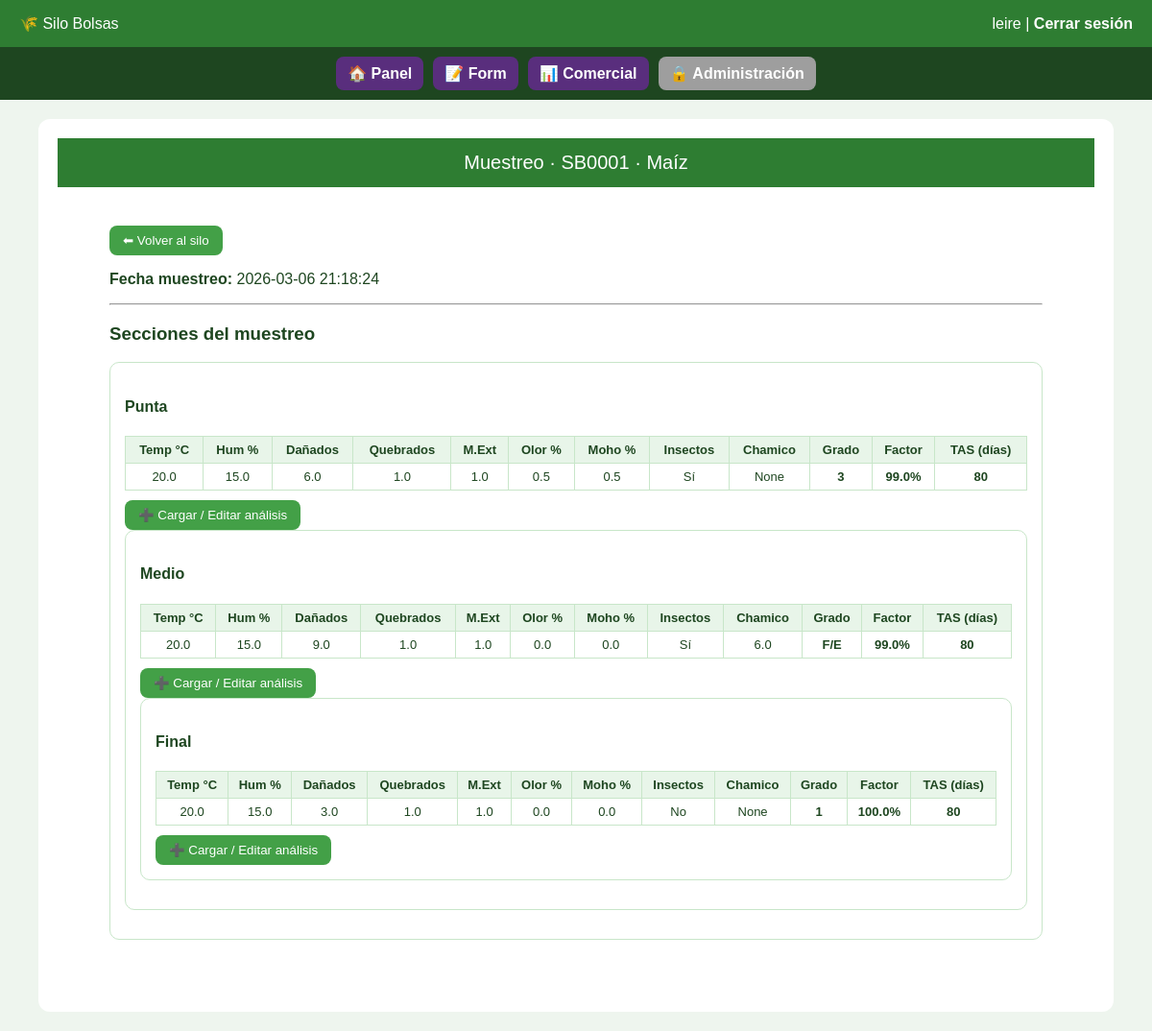
/muestreo/4 (signed in), run on the app's committed database.
### tables this page shows
CREATE TABLE usuarios (
            id INTEGER PRIMARY KEY AUTOINCREMENT,
            username TEXT UNIQUE NOT NULL,
            password TEXT NOT NULL,
            rol TEXT NOT NULL,
            empresa_id INTEGER,
            sucursal_id INTEGER,
            es_superadmin INTEGER DEFAULT 0,
            forzar_cambio_password INTEGER DEFAULT 0,
            FOREIGN KEY (empresa_id) REFERENCES empresas(id),
            FOREIGN KEY (sucursal_id) REFERENCES sucursales(id)
        );

CREATE TABLE muestreos (
            id INTEGER PRIMARY KEY AUTOINCREMENT,
            numero_qr TEXT,
            empresa_id INTEGER NOT NULL,
            fecha_muestreo TEXT,
            FOREIGN KEY (empresa_id) REFERENCES empresas(id)
        );

CREATE TABLE silos (
            numero_qr TEXT NOT NULL,
            empresa_id INTEGER NOT NULL,
            sucursal_id INTEGER NOT NULL,
            cereal TEXT,
            estado_grano TEXT,
            estado_silo TEXT,
            metros INTEGER,
            lat REAL,
            lon REAL,
            fecha_confeccion TEXT,
            fecha_extraccion TEXT,
            PRIMARY KEY (numero_qr, empresa_id)
        );

CREATE TABLE analisis (
            id INTEGER PRIMARY KEY AUTOINCREMENT,
            id_muestreo INTEGER,
            empresa_id INTEGER NOT NULL,
            seccion TEXT,
            temperatura REAL,
            humedad REAL,
            ph REAL,
            danados REAL,
            quebrados REAL,
            materia_extrana REAL,
            olor REAL,
            moho REAL,
            insectos INTEGER,
            chamico REAL,
            granos_carbon REAL,
            panza_blanca REAL,
            granos_picados REAL,
            punta_sombreada REAL,
            revolcado_tierra REAL,
            punta_negra REAL,
            proteinas REAL,
            materia_grasa REAL,
            Acidez REAL,
            grado INTEGER,
            factor REAL,
            tas INTEGER,
            FOREIGN KEY (empresa_id) REFERENCES empresas(id)
        );

### panel/routes.py (the view)
@panel_bp.route("/muestreo/<int:id>")
@login_required
def ver_muestreo(id):
    if not tiene_permiso("panel"):
        return acceso_denegado("panel")
    conn = get_db()
    empresa_id = empresa_actual()
    muestreo = conn.execute("""
        SELECT m.*, s.numero_qr, s.cereal
        FROM muestreos m
        JOIN silos s
        ON s.numero_qr = m.numero_qr
        AND s.empresa_id = m.empresa_id
        WHERE m.id=? AND m.empresa_id=?
    """, (id, empresa_id)).fetchone()
    if not muestreo:
        conn.close()
        return "Muestreo no encontrado", 404
    analisis = conn.execute("""
        SELECT *
        FROM analisis
        WHERE id_muestreo=? AND empresa_id=?
        ORDER BY seccion
    """, (id, empresa_id)).fetchall()
    conn.close()
    return render_template(
        "muestreo.html",
        muestreo=muestreo,
        analisis=analisis,
        puede_laboratorio=tiene_permiso("laboratorio")
    )

### app.py (called while the page is built, shortened)
@app.context_processor
def inject_permisos():
    return dict(tiene_permiso=tiene_permiso)

@app.context_processor
def inject_estado_contrato():
    empresa_alerta = None
    empresa_vencida = False
    if current_user.is_authenticated and not current_user.es_superadmin:
        conn = get_db()
        empresa = conn.execute("""
            SELECT fecha_vencimiento
            FROM empresas
            WHERE id=?
        """, (current_user.empresa_id,)).fetchone()
        conn.close()
    return dict(
        empresa_alerta=empresa_alerta,
        empresa_vencida=empresa_vencida
    )

@app.context_processor
def inject_empresa_contexto():
    empresa_nombre = None
    return dict(empresa_activa=empresa_nombre)

### auth/models.py (called while the page is built)
    @staticmethod
    def get(user_id):
        conn = get_db()
        row = conn.execute(
            "SELECT * FROM usuarios WHERE id=?",
            (user_id,)
        ).fetchone()
        conn.close()
        if row:
            return User(row)
        return None

### auth/routes.py (called while the page is built)
@login_manager.user_loader
def load_user(user_id):
    return User.get(user_id)

### db.py (called while the page is built)
def get_db():
    if DATABASE_URL:
        conn = psycopg2.connect(DATABASE_URL)
        conn.autocommit = False
        conn.cursor_factory = psycopg2.extras.RealDictCursor
        return DBWrapper(conn, es_postgres=True)
    conn = sqlite3.connect("silobolsas.db")
    conn.row_factory = sqlite3.Row
    return DBWrapper(conn)

    def execute(self, query, params=None):
        if not self.es_postgres:
            query = query.replace("%s", "?")
        if params:
            return self.cursor.execute(query, params)
        else:
            return self.cursor.execute(query)

    def close(self):
        return self.conn.close()

### panel/routes.py (called while the page is built)
def empresa_actual():
    if current_user.es_superadmin:
        return session.get("empresa_contexto")
    return current_user.empresa_id

### templates/muestreo.html (shortened to what this page needs)
{% extends "base.html" %}
{% block contenido %}
<!DOCTYPE html>
<html lang="es">
<head>
</head>
<body>
<header>
Muestreo · {{ muestreo.numero_qr }} · {{ muestreo.cereal }}
</header>
<div class="container">
<button onclick="location.href='/silo/{{ muestreo.numero_qr }}'">⬅ Volver al silo</button>
<p><b>Fecha muestreo:</b> {{ muestreo.fecha_muestreo }}</p>
<hr>
<h3>Secciones del muestreo</h3>
{% for sec in ["punta","medio","final"] %}
{% set a = (analisis | selectattr("seccion","equalto",sec) | list | first) %}
<div class="section">
  <h4>{{ sec|capitalize }}</h4>
  {% if a %}
<table>
  <tr>
    <th>Temp °C</th>
    <th>Hum %</th>
    <th>Dañados</th>
    <th>Quebrados</th>
    <th>M.Ext</th>
    <th>Olor %</th>
    <th>Moho %</th>
    <th>Insectos</th>
    <th>Chamico</th>
    {% if muestreo.cereal in ("Maíz","Trigo","Sorgo") %}
      <th>Grado</th>
    {% endif %}
    <th>Factor</th>
    <th>TAS (días)</th>
  </tr>
  <tr>
    <td>{{ a.temperatura if a.temperatura is not none else "-" }}</td>
    <td>{{ a.humedad }}</td>
    <td>{{ a.danados }}</td>
    <td>{{ a.quebrados }}</td>
    <td>{{ a.materia_extrana }}</td>
    <td>{{ a.olor }}</td>
    <td>{{ a.moho }}</td>
    <td>{{ "Sí" if a.insectos else "No" }}</td>
    <td>{{ a.chamico }}</td>
    {% if muestreo.cereal in ("Maíz","Trigo","Sorgo") %}
      <td>
        {% if a.grado is not none %}
          <b>{{ a.grado }}</b>
        {% else %}
          -
        {% endif %}
      </td>
    {% endif %}
    <td>
      {% if a.factor is not none %}
        <b>{{ (a.factor * 100)|round(2) }}%</b>
      {% else %}
        -
      {% endif %}
    </td>
    <td>
      {% if a.tas is not none %}
        <b>{{ a.tas }}</b>
      {% else %}
        -
      {% endif %}
    </td>
  </tr>
</table>
{% else %}
<p><i>Sin análisis cargado</i></p>
{% endif %}
  {% if puede_laboratorio %}
<button onclick='abrirAnalisis(
  "{{ sec }}",
  {{ dict(a)|tojson if a else "null" }}
)'>
  ➕ Cargar / Editar análisis
</button>
{% else %}
<a href="{{ url_for('permissions.acceso', pantalla='laboratorio') }}"
   style="background:#888; display:inline-block; padding:8px 14px; border-radius:8px; color:white; text-decoration:none;">
    🔒 Cargar / Editar análisis
</a>
{% endif %}
{% endfor %}
</div>
</body>
</html>
{% endblock %}

### templates/base.html (shortened to what this page needs)
<!DOCTYPE html>
<html lang="es">
<head>
</head>
<body>
<div class="header">
  <div>
    🌾 Silo Bolsas
  </div>
  <div>
    {{ current_user.username }}
    |
    <a href="{{ url_for('auth.logout') }}">Cerrar sesión</a>
  </div>
</div>
{% if current_user.is_authenticated %}
<div class="nav-bar">
    {% if tiene_permiso("panel") %}
        <a href="{{ url_for('panel.panel') }}" class="nav-btn">
            🏠 Panel
        </a>
    {% else %}
        <a href="{{ url_for('panel.panel') }}" class="nav-btn locked">
            🔒 Panel
        </a>
    {% endif %}
    {% if tiene_permiso("form") %}
        <a href="{{ url_for('panel.form') }}" class="nav-btn">
            📝 Form
        </a>
    {% else %}
        <a href="{{ url_for('panel.form') }}" class="nav-btn locked">
            🔒 Form
        </a>
    {% endif %}
    {% if tiene_permiso("comercial") %}
        <a href="{{ url_for('comercial.comercial') }}" class="nav-btn">
            📊 Comercial
        </a>
    {% else %}
        <a href="{{ url_for('comercial.comercial') }}" class="nav-btn locked">
            🔒 Comercial
        </a>
    {% endif %}
    {% if current_user.es_superadmin or tiene_permiso("admin") %}
        <a href="{{ url_for('admin.admin_usuarios') }}" class="nav-btn admin">
            ⚙ Administración
        </a>
    {% else %}
        <a href="{{ url_for('admin.admin_usuarios') }}" class="nav-btn locked admin">
            🔒 Administración
        </a>
    {% endif %}
</div>
{% endif %}
<div class="container">
  {% block contenido %}{% endblock %}
</div>
</body>
</html>

### templates/base.html (style rules this page uses)
body { background:#e6f4ea; font-family:Arial, sans-serif; margin:0; padding:0; color:#1e4620; }
.header { background:#2e7d32; color:white; padding:15px 20px; display:flex; justify-content:space-between; align-items:center; }
.header a { color:white; text-decoration:none; font-weight:bold; }
.container { padding:25px; }
.nav-bar { background:#1e4620; padding:10px; display:flex; gap:10px; justify-content:center; flex-wrap:wrap; }
.nav-btn { background:#592e7d; color:white; padding:8px 14px; border-radius:8px; text-decoration:none; font-weight:bold; }
.nav-btn.locked { background:#9e9e9e; }
.nav-btn { padding: 8px 12px; border-radius: 8px; text-decoration: none; font-weight: bold; }

### templates/muestreo.html (style rules this page uses)
body { font-family:Arial; background:#eef5ee; margin:0 }
header { background:#2e7d32; color:white; padding:14px; font-size:20px; text-align:center }
.container { width:90%; margin:20px auto; background:white; padding:20px; border-radius:12px }
button { background:#43a047; color:white; border:none; border-radius:8px; padding:8px 14px; cursor:pointer }
.section { border:1px solid #c8e6c9; border-radius:10px; padding:15px; margin-bottom:15px }
table { width:100%; border-collapse:collapse; margin:10px 0 }
th,td { border:1px solid #c8e6c9; padding:6px; font-size:13px; text-align:center }
th { background:#e8f5e9 }

### data on the page
usuarios: username "leire"
muestreos: numero_qr "SB0001", fecha_muestreo "2026-03-06 21:18:24"
silos: cereal "Maíz"
analisis: seccion "Punta", temperatura "20.0", humedad "15.0", danados "6.0", quebrados "1.0", materia_extrana "1.0", olor "0.5", moho "0.5", insectos "Sí", chamico "None", grado "3", (a.factor*100)|round(2) "99.0", tas "80"
analisis: seccion "Medio", temperatura "20.0", humedad "15.0", danados "9.0", quebrados "1.0", materia_extrana "1.0", olor "0.0", moho "0.0", insectos "Sí", chamico "6.0", grado "F/E", (a.factor*100)|round(2) "99.0", tas "80"
analisis: seccion "Final", temperatura "20.0", humedad "15.0", danados "3.0", quebrados "1.0", materia_extrana "1.0", olor "0.0", moho "0.0", insectos "No", chamico "None", grado "1", (a.factor*100)|round(2) "100.0", tas "80"
